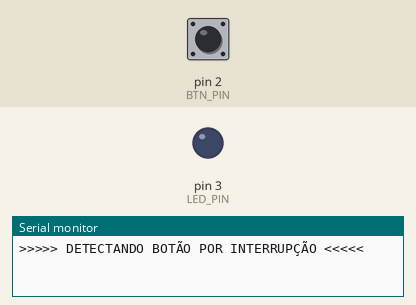
Bench run of a program on a simulated Arduino Uno, built with avr-gcc and run on an emulated ATmega328P. On the bench: output pins drawn as LEDs (lit = HIGH), the last lines printed to the serial monitor. The inputs (shaded band) are chosen by the test bench; at power-on: pin 2 (BTN_PIN) HIGH.

Above: at 1.2 s.
1.3 s: pin 2 (BTN_PIN) pulled LOW for 0.15 s
At 2.5 s:
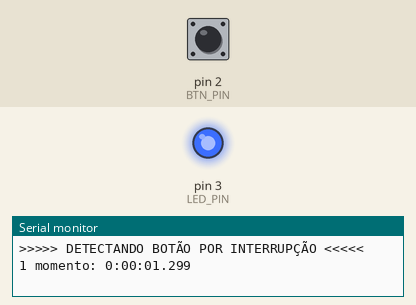
2.9 s: pin 2 (BTN_PIN) pulled LOW for 1 s
At 4.0 s:
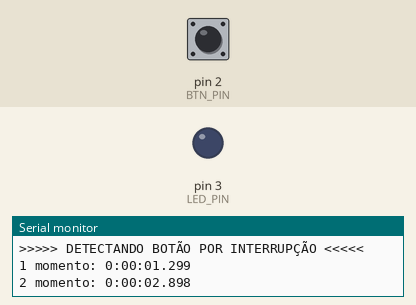
5.4 s: pin 2 (BTN_PIN) pulled LOW for 3.2 s
At 5.9 s:
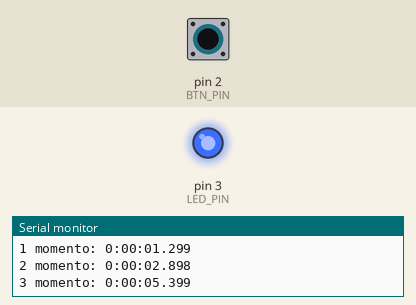
Timing chart, 0 to 8.4 s (numbered marks = the images above; inputs shaded):
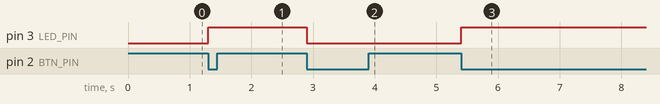

Measured:
- after the input at 1.3 s, pin 3 (LED_PIN): LOW → HIGH at once
- after the input at 2.9 s, pin 3 (LED_PIN): HIGH → LOW at once
- after the input at 5.4 s, pin 3 (LED_PIN): LOW → HIGH at once

The program:

main.cpp
```cpp
#include <Arduino.h>

#define BTN_PIN 2
#define LED_PIN 3

volatile int count;  //Contador de ascio
volatile bool ledState; //Para controle se o LED deve estar ligado ou não.
volatile unsigned long currentMillis; //Registra a momento de ocorrência da interrupção

void doTheJob();
void showMoment();

void setup() {
  pinMode(LED_PIN, OUTPUT);
  //Uso de resistor interno da Arduino. Em circuito tem que usar um resistor de 10k Ohms
  pinMode(BTN_PIN, INPUT_PULLUP);
  /* Chama a rotina de interupção (ISR) sempre que um evento de interrupção FALLING for detectado no pino 2*/
  attachInterrupt(digitalPinToInterrupt(2), doTheJob, FALLING);
  Serial.begin(57600);
  Serial.println(">>>>> DETECTANDO BOTÃO POR INTERRUPÇÃO <<<<<");
  count = 0;
}


void loop() {
  //Na a fazer aqui!!!   A ISR agirá quando o evento ocorrer!
}


/**
 Função para execução mediante interrupção
 Realiza um certo trabalho quando a interrupção ocorre.
 Esse trabalho comumente é de ajuste de variáveis de controle.
 */
void doTheJob() {
  count++; //Incrementa o contador de acionamentos. Só por curiosidade! ;-)
  Serial.print(count);
  showMoment();
  ledState = !ledState; //HIGH (1) -> LOW (0) ou LOW (0) -> HIGH (1)
  digitalWrite(LED_PIN, ledState); //Aciona LED conforme a alteração do estado do LED na ISR
}


/**
Mostra o momento de ocorrência da interrupção (botão pressionado) e exibe em formato HH:MM:SS
**/
void showMoment() {
  currentMillis = millis();
  unsigned long seconds = currentMillis / 1000;
  unsigned long minutes = seconds / 60;
  unsigned long hours = minutes / 60;
  unsigned long days = hours / 24;
  currentMillis %= 1000;
  seconds %= 60;
  minutes %= 60;
  hours %= 24;

  Serial.print(" momento: ");
  Serial.print(hours);
  Serial.print(':');
  if (minutes < 10)
    Serial.print('0');
  Serial.print(minutes);
  Serial.print(':');
  if (seconds < 10)
    Serial.print('0');
  Serial.print(seconds);
  Serial.print('.');
  if (currentMillis < 100)
    Serial.print('0');
  if (currentMillis < 10)
    Serial.print('0');
  Serial.println(currentMillis);
}
```
